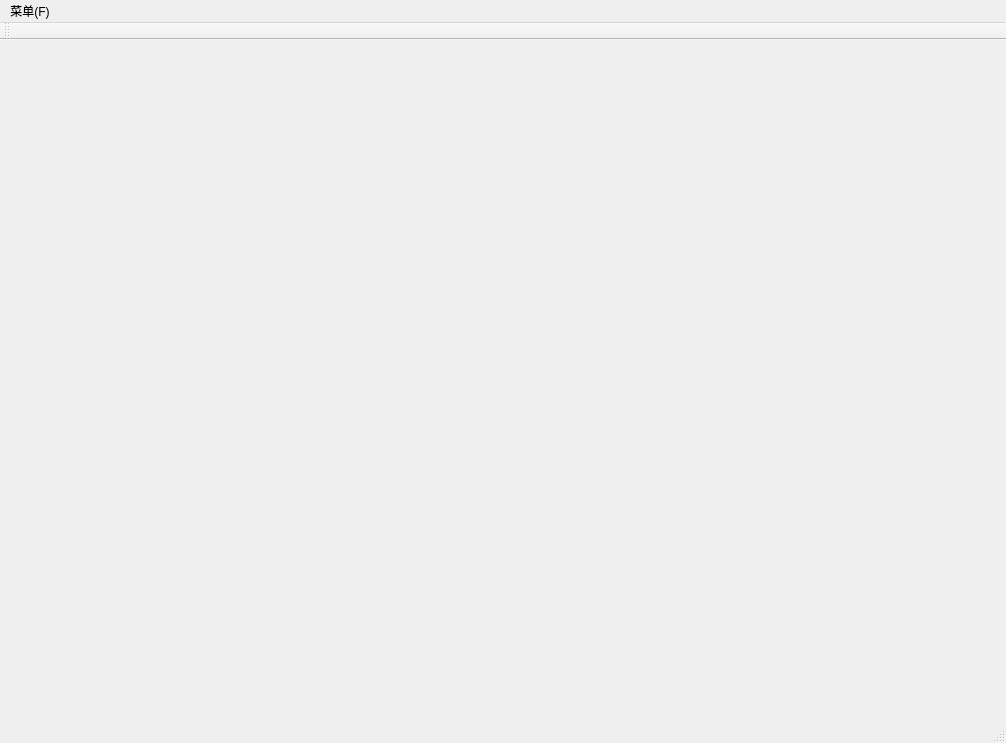
<?xml version="1.0" encoding="UTF-8"?>
<ui version="4.0">
 <class>MainWindow</class>
 <widget class="QMainWindow" name="MainWindow">
  <property name="geometry">
   <rect>
    <x>0</x>
    <y>0</y>
    <width>1006</width>
    <height>743</height>
   </rect>
  </property>
  <property name="windowTitle">
   <string>MainWindow</string>
  </property>
  <widget class="QWidget" name="centralWidget"/>
  <widget class="QMenuBar" name="menuBar">
   <property name="geometry">
    <rect>
     <x>0</x>
     <y>0</y>
     <width>1006</width>
     <height>26</height>
    </rect>
   </property>
   <widget class="QMenu" name="menu">
    <property name="title">
     <string>菜单(F)</string>
    </property>
    <addaction name="actionCreat"/>
    <addaction name="separator"/>
    <addaction name="actionLevel"/>
    <addaction name="separator"/>
    <addaction name="actionSwap"/>
    <addaction name="separator"/>
    <addaction name="actionFind"/>
    <addaction name="separator"/>
    <addaction name="actionReCreat"/>
   </widget>
   <addaction name="menu"/>
  </widget>
  <widget class="QToolBar" name="mainToolBar">
   <attribute name="toolBarArea">
    <enum>TopToolBarArea</enum>
   </attribute>
   <attribute name="toolBarBreak">
    <bool>false</bool>
   </attribute>
  </widget>
  <widget class="QStatusBar" name="statusBar"/>
  <action name="actionCreat">
   <property name="text">
    <string>前序构造</string>
   </property>
   <property name="toolTip">
    <string>前序构造</string>
   </property>
  </action>
  <action name="actionSwap">
   <property name="text">
    <string>交换结点</string>
   </property>
   <property name="toolTip">
    <string>交换结点</string>
   </property>
  </action>
  <action name="actionFind">
   <property name="text">
    <string>查找关键字</string>
   </property>
  </action>
  <action name="actionLevel">
   <property name="text">
    <string>层次构造</string>
   </property>
  </action>
  <action name="actionReCreat">
   <property name="text">
    <string>重新构建</string>
   </property>
  </action>
 </widget>
 <layoutdefault spacing="6" margin="11"/>
 <resources/>
 <connections/>
</ui>
